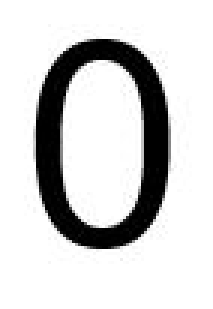
#> input picture numeros/num0.JPG, 71 x 103 px (shown 3 times larger)
$ python -i folhaPresenca.py   (imports and definitions only)
#> lines starting #> are read from the running program, lines starting #| are printed output that depends on the picture; after the words box and inside, x2 and y2 are one past the last pixel; in counts of white or black regions, pixels touching at a corner belong together
#> further down, picture is the input picture: shape (103, 71, 3); min 0, max 255, mean 209.2
### utils.py
import cv2

IMGX = 2000
IMGY = 2500


def sort_contours(cnts, method):
    reverse = False
    i = 0
    if method == "right-to-left" or method == "bottom-to-top":
        reverse = True
    if method == "top-to-bottom" or method == "bottom-to-top":
        i = 1
    boundingBoxes = [cv2.boundingRect(c) for c in cnts]
    (cnts, boundingBoxes) = zip(*sorted(zip(cnts, boundingBoxes),
                                        key=lambda b: b[1][i], reverse=reverse))
    return (cnts, boundingBoxes)

### folhaPresenca.py
import sys
import cv2
import utils
import numpy as np
import imutils

IMGX = utils.IMGX
IMGY = utils.IMGY

# [12 lines left out: function carregaImagem, not called in this run]

def corrigeAlinhamento(img):
    imgGray = cv2.cvtColor(img, cv2.COLOR_BGR2GRAY)
    ret, thresh = cv2.threshold(imgGray, 150, 255, cv2.THRESH_BINARY_INV)
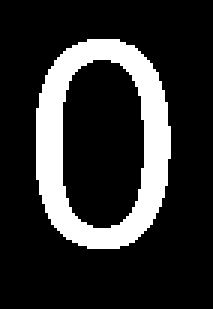
#> thresh: shape (103, 71) (shown 3 times larger); 18.3% white; 1 white region
    contours = cv2.findContours(thresh, cv2.RETR_EXTERNAL, cv2.CHAIN_APPROX_SIMPLE)[0]
#> contours = 1 contour; box (x1, y1, x2, y2) and area: (12, 13, 57, 83) 2533
    contours = utils.sort_contours(contours, method="top-to-bottom")[0]
#> in sort_contours, `boundingBoxes = [cv2.boundingRect(c) for c in cnts]`: boundingBoxes = [(12, 13, 45, 70)]
#> in sort_contours, `(cnts, boundingBoxes) = zip(*sorted(zip(cnts, boundingBoxes), key=lamb..`: cnts has the same summary as contours in corrigeAlinhamento; boundingBoxes = ((12, 13, 45, 70),)

    if len(contours) > 0:
        todosContornos = []
        for c in contours:
            perimetro = cv2.arcLength(c, True)
            area = cv2.contourArea(c)
            if (perimetro > 1000 and area > 100000):
                (x, y, w, h) = cv2.boundingRect(c)
                roi = img[y:y + h, x:x + w]
                todosContornos.append(roi)
#> this loop made 1 pass
#> (perimetro, area) on pass 1: (194.4, 2533)
#> after the loop, todosContornos = []

#> (the run stopped early here; a loop or call above may not have finished)

$ run again, on numeros/num1.JPG
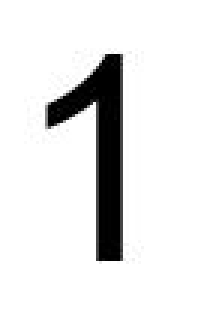
#> input picture numeros/num1.JPG, 71 x 110 px (shown 3 times larger)
#> picture is the input picture: shape (110, 71, 3); min 0, max 255, mean 231.2
#> in corrigeAlinhamento, `ret, thresh = cv2.threshold(imgGray, 150, 255, cv2.THRESH_BINARY_INV)`:
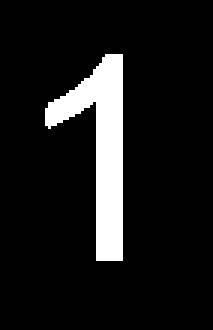
#> thresh: shape (110, 71) (shown 3 times larger); 9.8% white; 1 white region
#> contours = 1 contour; box (x1, y1, x2, y2) and area: (15, 18, 41, 87) 677
#> in sort_contours, `boundingBoxes = [cv2.boundingRect(c) for c in cnts]`: boundingBoxes = [(15, 18, 26, 69)]
#> in sort_contours, `(cnts, boundingBoxes) = zip(*sorted(zip(cnts, boundingBoxes), key=lamb..`: cnts has the same summary as contours in corrigeAlinhamento; boundingBoxes = ((15, 18, 26, 69),)
#> the loop in corrigeAlinhamento, `for c in contours:` made 1 pass
#> (perimetro, area) on pass 1: (188.8, 677)
#> after the loop in corrigeAlinhamento, `for c in contours:`: todosContornos = []

$ run again, on numeros/num2.JPG
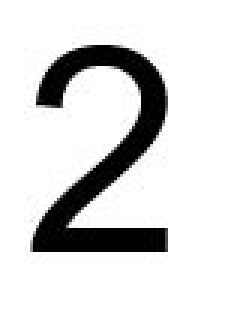
#> input picture numeros/num2.JPG, 76 x 108 px (shown 3 times larger)
#> picture is the input picture: shape (108, 76, 3); min 0, max 255, mean 216.7
#> in corrigeAlinhamento, `ret, thresh = cv2.threshold(imgGray, 150, 255, cv2.THRESH_BINARY_INV)`:
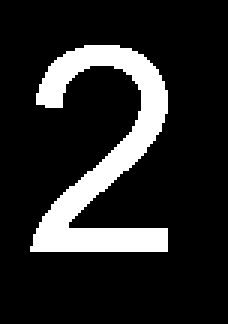
#> thresh: shape (108, 76) (shown 3 times larger); 15.3% white; 1 white region
#> contours = 1 contour; box (x1, y1, x2, y2) and area: (10, 15, 56, 84) 1112
#> in sort_contours, `boundingBoxes = [cv2.boundingRect(c) for c in cnts]`: boundingBoxes = [(10, 15, 46, 69)]
#> in sort_contours, `(cnts, boundingBoxes) = zip(*sorted(zip(cnts, boundingBoxes), key=lamb..`: cnts has the same summary as contours in corrigeAlinhamento; boundingBoxes = ((10, 15, 46, 69),)
#> the loop in corrigeAlinhamento, `for c in contours:` made 1 pass
#> (perimetro, area) on pass 1: (328.5, 1112.5)
#> after the loop in corrigeAlinhamento, `for c in contours:`: todosContornos = []
